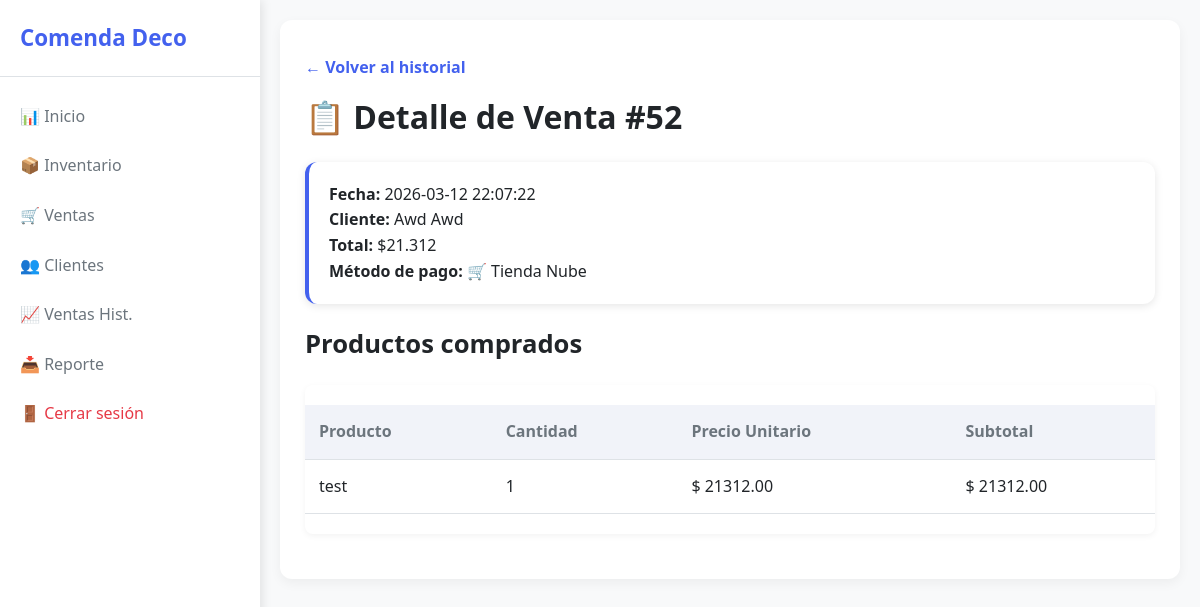
The app's page /venta/52 (signed in) with its own data.
### tables this page shows
CREATE TABLE ventas (
                id INTEGER PRIMARY KEY AUTOINCREMENT,
                fecha TEXT NOT NULL,
                cliente_id INTEGER NOT NULL,
                total REAL NOT NULL,
                metodo_pago TEXT,
                cuotas INTEGER
            , order_id TEXT);

CREATE TABLE clientes (
                    id INTEGER PRIMARY KEY AUTOINCREMENT,
                    nombre TEXT NOT NULL,
                    telefono TEXT, cuit TEXT, dni TEXT, email TEXT, tipo INTEGER DEFAULT 0);

CREATE TABLE detalle_venta (
                    id INTEGER PRIMARY KEY AUTOINCREMENT,
                    venta_id INTEGER NOT NULL,
                    producto_id INTEGER NOT NULL,
                    cantidad INTEGER NOT NULL,
                    precio_unitario REAL NOT NULL);

CREATE TABLE productos (
    id INTEGER PRIMARY KEY AUTOINCREMENT,

        sku TEXT NOT NULL UNIQUE,
        descripcion TEXT NOT NULL,

        precio REAL NOT NULL,
        promotional_price TEXT,

        stock INTEGER,

        barcode TEXT,

        variant_id TEXT UNIQUE,
        product_id TEXT,

        activo INTEGER NOT NULL DEFAULT 1,
        fecha_creacion DATETIME DEFAULT CURRENT_TIMESTAMP,
        
        imagen_url TEXT
    );

### routes/ventas_historial.py (the view)
@ventas_historial_bp.route('/venta/<int:venta_id>')
@login_required
def detalle_venta(venta_id):
    conn  = get_conn()
    venta = conn.execute("""
        SELECT v.id, v.fecha, c.nombre, v.total, v.metodo_pago, v.cuotas, v.order_id
        FROM ventas v JOIN clientes c ON v.cliente_id = c.id
        WHERE v.id = ?
    """, (venta_id,)).fetchone()
    if not venta:
        conn.close()
        flash("❌ Venta no encontrada.", "error")
        return redirect(url_for('ventas_historial.ventas_historial'))
    productos = conn.execute("""
        SELECT p.descripcion, dv.cantidad, dv.precio_unitario
        FROM detalle_venta dv JOIN productos p ON dv.producto_id = p.id
        WHERE dv.venta_id = ?
    """, (venta_id,)).fetchall()
    conn.close()
    return render_template('detalle_venta.html', venta=venta, productos=productos)

### app.py (called while the page is built)
def create_app():
    app = Flask(__name__)
    app.secret_key = os.getenv("SECRET_KEY", "clave_dev_cambiar_en_produccion")
    @app.template_filter('pesos')
    def formato_pesos(valor):
        try:
            return f"{float(valor):,.0f}".replace(',', '.')
        except (ValueError, TypeError):
            return str(valor)
    app.register_blueprint(auth_bp)
    app.register_blueprint(main_bp)
    app.register_blueprint(inventario_bp)
    app.register_blueprint(ventas_bp)
    app.register_blueprint(clientes_bp)
    app.register_blueprint(reportes_bp)
    app.register_blueprint(ventas_historial_bp)
    app.register_blueprint(tiendanube_bp)
    app.register_blueprint(wbhook_tn)
    return app

### models.py (called while the page is built)
def get_conn():
    conn = sqlite3.connect(DB_PATH)
    conn.row_factory = sqlite3.Row
    return conn

### routes/__init__.py (called while the page is built)
def login_required(f):
    @wraps(f)
    def decorated_function(*args, **kwargs):
        if 'user_id' not in session:
            return redirect(url_for('auth.login'))
        return f(*args, **kwargs)
    return decorated_function

### templates/detalle_venta.html (shortened to what this page needs)
<!DOCTYPE html>
<html lang="es">
<head>
  <link rel="stylesheet" href="{{ url_for('static', filename='style.css') }}">
</head>
<body>
  <div class="layout">
    <div class="sidebar">
      <h2><span>Comenda Deco</span></h2>
      <a href="/"><span>📊 Inicio</span></a>
      <a href="/inventario"><span>📦 Inventario</span></a>
      <a href="/ventas"><span>🛒 Ventas</span></a>
      <a href="/clientes"><span>👥 Clientes</span></a>
      <a href="/ventas_historial"><span>📈 Ventas Hist.</span></a>
      <a href="/reporte/excel"><span>📥 Reporte</span></a>
      <a href="/logout" style="margin-top: auto; color: #e63946;"><span>🚪 Cerrar sesión</span></a>
    </div>
    <div class="main-content">
      <main>
        <a href="/ventas_historial" class="back-link">← Volver al historial</a>
        <h1>📋 Detalle de Venta #{{ venta[0] }}</h1>
        <div class="card" style="margin: 20px 0;">
          <p><strong>Fecha:</strong> {{ venta[1] }}</p>
          <p><strong>Cliente:</strong> {{ venta[2] }}</p>
          <p><strong>Total:</strong> ${{ venta[3]|pesos }}</p>
          <p><strong>Método de pago:</strong>
            {% if venta[4] == 'efectivo' %}💵 Efectivo
            {% elif venta[4] == 'transferencia' %}📲 Transferencia
            {% elif venta[4] == 'tarjeta' %}💳 Tarjeta
            {% if venta[5] %} ({{ venta[5] }} cuotas){% endif %}
            {% elif venta[4] == 'Tienda Nube' %}🛒 Tienda Nube
            {% else %}—
            {% endif %}
          </p>
        </div>
        <h2>Productos comprados</h2>
        {% if productos %}
        <div class="table-responsive">
          <table>
            <thead>
              <tr>
                <th>Producto</th>
                <th>Cantidad</th>
                <th>Precio Unitario</th>
                <th>Subtotal</th>
              </tr>
            </thead>
            <tbody>
              {% for p in productos %}
              <tr>
                <td data-label="Producto">{{ p[0] }}</td>
                <td data-label="Cantidad">{{ p[1] }}</td>
                <td data-label="Precio Unitario">$ {{ "%.2f"|format(p[2]) }}</td>
                <td data-label="Subtotal">$ {{ "%.2f"|format(p[1] * p[2]) }}</td>
              </tr>
              {% endfor %}
            </tbody>
          </table>
        </div>
        {% else %}
        <p>No se encontraron productos en esta venta.</p>
        {% endif %}
      </main>
    </div>
  </div>
</body>
</html>

### static/style.css (style rules this page uses)
:root { --primary: #4361ee; --primary-dark: #3a56d4; --success: #2ecc71; --danger: #e63946; --light: #f8f9fa; --dark: #212529; --gray: #6c757d; --border: #dee2e6; }
* { margin: 0; padding: 0; box-sizing: border-box; }
body { font-family: 'Segoe UI', Tahoma, Geneva, Verdana, sans-serif; background-color: var(--light); color: var(--dark); line-height: 1.6; }
main { background: white; border-radius: 12px; padding: 25px; box-shadow: 0 4px 12px rgba(0,0,0,0.05); }
h2 { margin-bottom: 20px; color: var(--dark); font-size: 1.6rem; }
table { width: 100%; border-collapse: collapse; margin: 20px 0; }
table th, table td { padding: 14px; text-align: left; border-bottom: 1px solid var(--border); }
table th { background: #f1f3f9; font-weight: 600; color: var(--gray); }
.card { background: white; padding: 20px; border-radius: 12px; box-shadow: 0 2px 8px rgba(0,0,0,0.1); border-left: 4px solid #4361ee; }
.back-link { display: inline-block; margin: 10px 0; color: var(--primary); text-decoration: none; font-weight: 600; }
.layout { display: flex; min-height: 100vh; }
.sidebar { width: 260px; background: white; box-shadow: 2px 0 10px rgba(0,0,0,0.1); padding: 20px 0; position: fixed; top: 0; left: 0; height: 100vh; overflow-y: auto; z-index: 1000; transition: transform 0.3s ease; }
.sidebar h2 { padding: 0 20px 20px; font-size: 1.4rem; color: var(--primary); border-bottom: 1px solid var(--border); margin-bottom: 15px; }
.sidebar a { display: flex; align-items: center; padding: 12px 20px; text-decoration: none; color: var(--gray); transition: all 0.2s; }
.main-content { flex: 1; margin-left: 260px; padding: 20px; }
.table-responsive { width: 100%; overflow-x: auto; -webkit-overflow-scrolling: touch; margin: 20px 0; border-radius: 8px; box-shadow: 0 2px 6px rgba(0,0,0,0.05); }
.table-responsive table { min-width: 600px; border-collapse: collapse; }

### records on screen
ventas: id "52", fecha "2026-03-12 22:07:22", total "21.312"
clientes: nombre "Awd Awd"
detalle_venta: descripcion "test", cantidad "1", precio_unitario "21312.00", p[1]*p[2] "21312.00"
